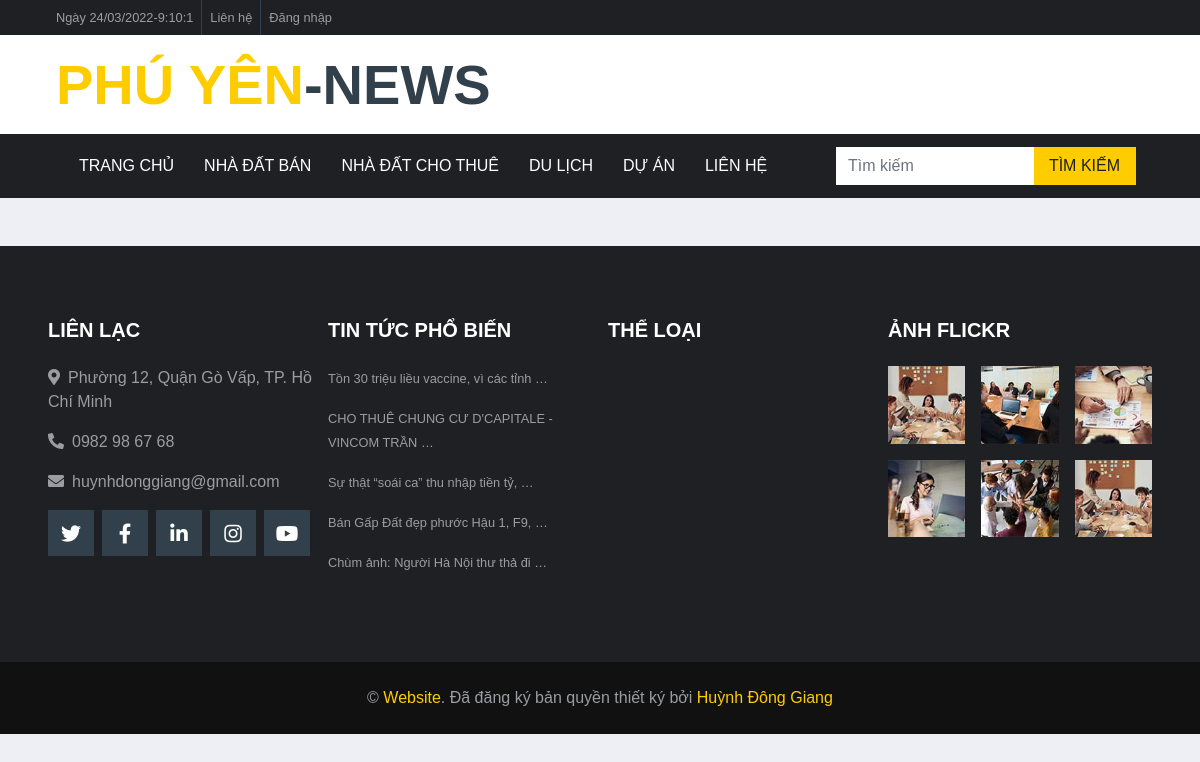
The app's page /Masterbase.html with its own data.
### Do_an_01/models.py (models this page shows, shortened)
class Story(models.Model):
    category = models.ForeignKey(Category, on_delete=models.PROTECT)
    name = models.CharField(max_length=250, unique=True)
    author = models.CharField(max_length=250)
    url = models.URLField(unique=True)
    content = RichTextUploadingField(blank=True)
    public_day = models.DateField(default=datetime.date.today)
    image = models.ImageField(upload_to='Do_an_01/img', default='Do_an_01/img/logo.jpg')

### Do_an_01/views.py (the view)
# urls.py: path('Masterbase.html', views.Masterbase),
def Masterbase(request):
    return render(request, 'Do_an_01/Masterbase.html', {
        'story_newest_3': story_newest_3,
    })

### Do_an_01/templates/Do_an_01/Masterbase.html (shortened to what this page needs)
{% load static %}
<!DOCTYPE html>
<html lang="en">
<head>
    <link href="https://cdnjs.cloudflare.com/ajax/libs/font-awesome/5.10.0/css/all.min.css" rel="stylesheet">
    <link href={% static 'lib/owlcarousel/assets/owl.carousel.min.css' %} rel="stylesheet">
    <link href={% static 'css/style.css' %} rel="stylesheet">
</head>
<body>
{% url 'Do_an_01:index' as index %}
{% url 'Do_an_01:contact' as contact %}
{% url 'Do_an_01:single' as single %}
{% url 'Do_an_01:category' as category %}
<div class="container-fluid d-none d-lg-block">
    <div class="row align-items-center bg-dark px-lg-5">
        <div class="col-lg-9">
            <nav class="navbar navbar-expand-sm bg-dark p-0">
                <ul class="navbar-nav ml-n2">
                    <li class="nav-item border-right border-secondary">
                        <a class="nav-link text-body small" id="date" href="#"></a>
                    </li>
                    <li class="nav-item border-right border-secondary mn">
                        <a class="nav-link text-body small" href="{% url 'Do_an_01:contact' %}">Liên hệ</a>
                    </li>
                    <li class="nav-item mn">
                        {% if session_status %}
                            <div class="nav-item dropdown">
                                <a href="#" class="nav-link dropdown-toggle text-body small "
                                   data-toggle="dropdown">{{ session_info.ho }} {{ session_info.ten }}</a>
                                <div class="dropdown-menu ">
                                    <a href="{% url 'customers_hdg:my_account' %}"
                                       class="dropdown-item text-body small">Thông tin người dùng</a>
                                    <a href="{% url 'customers_hdg:logout' %}" class="dropdown-item  text-body small">Thoát</a>
                                </div>
                            </div>
                        {% else %}
                            <a class="nav-link text-body small" href="{% url 'customers_hdg:login' %}">Đăng nhập</a>
                        {% endif %}
                    </li>
                </ul>
            </nav>
        </div>
    </div>
    <div class="row align-items-center bg-white py-3 px-lg-5">
        <div class="col-lg-5">
            <a href="{% url 'Do_an_01:index' %}" class="navbar-brand p-0 d-none d-lg-block">
                <h1 class="m-0 display-4 text-uppercase text-primary">PHÚ YÊN<span
                        class="text-secondary">-NEWS</span></h1>
            </a>
        </div>
        <div  class="carousel slide col-lg-7 text-center text-lg-right" data-ride="carousel">
            <ol class="carousel-indicators">
                <li data-target="#" data-slide-to="0" class="active"></li>
                <li data-target="#" data-slide-to="1"></li>
                <li data-target="#" data-slide-to="2"></li>
            </ol>
            <div class="carousel-inner" >
                <div class="carousel-item active">
                </div>
            </div>
            <a class="carousel-control-prev" href="#" role="button" data-slide="prev" >
                <span class="carousel-control-prev-icon" aria-hidden="true"></span>
            </a>
            <a class="carousel-control-next" href="#" role="button" data-slide="next" >
                <span class="carousel-control-next-icon" aria-hidden="true"></span>
            </a>
        </div>
    </div>
</div>
<div class="container-fluid p-0">
    <nav class="navbar navbar-expand-lg bg-dark navbar-dark py-2 py-lg-0 px-lg-5">
        <div class="collapse navbar-collapse justify-content-between px-0 px-lg-3" id="navbarCollapse">
            <div class="navbar-nav mr-auto py-0 text-primary ">
                <ul class="navbar-nav mr-auto">
                    <li class="nav-item mn">
                        <a class=" nav-link mn" href="{% url 'Do_an_01:index' %}">Trang chủ <span class="sr-only">(current)</span></a>
                    </li>
                    <li class="nav-item mn">
                        <a class="nav-item nav-link mn" href="{% url 'Do_an_01:category' 1 %}">Nhà đất bán </a>
                    </li>
                    <li class="nav-item mn">
                        <a class="nav-item nav-link mn" href="{% url 'Do_an_01:category' 2 %}">Nhà đất cho thuê </a>
                    </li>
                    <li class="nav-item mn">
                        <a class="nav-item nav-link mn" href="{% url 'Do_an_01:category' 8 %}">Du lịch </a>
                    </li>
                    <div class="nav-item dropdown ">
                        <li class="nav-item mn">
                            <a class="nav-item nav-link mn" href="{% url 'Do_an_01:category' 7 %}">Dự án</a>
                        </li>
                    </div>
                    <li class="nav-item mn">
                        <a class="nav-item nav-link mn" href="{% url 'Do_an_01:contact' %}">Liên hệ </a>
                    </li>
                </ul>
            </div>
            <form class="form-inline" method="get" action="{% url 'Do_an_01:search' %}">
                <div class="input-group ml-auto d-none d-lg-flex" style="width: 100%; max-width: 300px;">
                    <input type="text" class="form-control border-0" name="keyword" value="{{ keyword }}"
                           placeholder="Tìm kiếm" autocomplete="off" required="required">
                    <div class="input-group-append">
                        <button class="input-group-text bg-primary text-dark border-0 px-3">TÌM KIẾM
                        </button>
                    </div>
                </div>
            </form>
        </div>
    </nav>
</div>
<div class="container-fluid bg-dark pt-5 px-sm-3 px-md-5 mt-5">
    <div class="row py-4">
        <div class="col-lg-3 col-md-6 mb-5">
            <h5 class="mb-4 text-white text-uppercase font-weight-bold">Liên lạc</h5>
            <p class="font-weight-medium"><i class="fa fa-map-marker-alt mr-2"></i>Phường 12, Quận Gò Vấp, TP. Hồ Chí
                Minh</p>
            <p class="font-weight-medium"><i class="fa fa-phone-alt mr-2"></i>0982 98 67 68</p>
            <p class="font-weight-medium"><i class="fa fa-envelope mr-2"></i>huynhdonggiang@gmail.com</p>
            <div class="d-flex justify-content-start">
                <a class="btn btn-lg btn-secondary btn-lg-square mr-2" href="#"><i class="fab fa-twitter"></i></a>
                <a class="btn btn-lg btn-secondary btn-lg-square mr-2" href="#"><i class="fab fa-facebook-f"></i></a>
                <a class="btn btn-lg btn-secondary btn-lg-square mr-2" href="#"><i class="fab fa-linkedin-in"></i></a>
                <a class="btn btn-lg btn-secondary btn-lg-square mr-2" href="#"><i class="fab fa-instagram"></i></a>
                <a class="btn btn-lg btn-secondary btn-lg-square" href="#"><i class="fab fa-youtube"></i></a>
            </div>
        </div>
        <div class="col-lg-3 col-md-6 mb-5">
            <h5 class="mb-4 text-white text-uppercase font-weight-bold">Tin tức phổ biến</h5>
            {% for story in story_newest_3 %}
                <div class="mb-3">
                    <a class="small text-body font-weight-medium"
                       href="{% url 'Do_an_01:single' story.pk %}">{{ story.name|truncatewords:8 }}</a>
                </div>
            {% endfor %}
        </div>
        <div class="col-lg-3 col-md-6 mb-5">
            <h5 class="mb-4 text-white text-uppercase font-weight-bold">Thể loại</h5>
        </div>
        <div class="col-lg-3 col-md-6 mb-5">
            <h5 class="mb-4 text-white text-uppercase font-weight-bold">ẢNH FLICKR</h5>
            <div class="row">
                <div class="col-4 mb-3">
                    <a href=""><img class="w-100" src={% static 'img/news-110x110-1.jpg' %} alt=""></a>
                </div>
                <div class="col-4 mb-3">
                    <a href=""><img class="w-100" src={% static 'img/news-110x110-2.jpg' %} alt=""></a>
                </div>
                <div class="col-4 mb-3">
                    <a href=""><img class="w-100" src={% static 'img/news-110x110-3.jpg' %} alt=""></a>
                </div>
                <div class="col-4 mb-3">
                    <a href=""><img class="w-100" src={% static 'img/news-110x110-4.jpg' %} alt=""></a>
                </div>
                <div class="col-4 mb-3">
                    <a href=""><img class="w-100" src={% static 'img/news-110x110-5.jpg' %} alt=""></a>
                </div>
                <div class="col-4 mb-3">
                    <a href=""><img class="w-100" src={% static 'img/news-110x110-1.jpg' %} alt=""></a>
                </div>
            </div>
        </div>
    </div>
</div>
<div class="container-fluid py-4 px-sm-3 px-md-5" style="background: #111111;">
    <p class="m-0 text-center">&copy; <a href="#">Website</a>. Đã đăng ký bản quyền thiết ký bởi <a
            href="https://vnpt.vn">Huỳnh Đông Giang</a></p>
</div>
</body>
</html>

### records on screen
Story: name "Tồn 30 triệu liều vaccine, vì các tỉnh …"
Story: name "CHO THUÊ CHUNG CƯ D'CAPITALE - VINCOM TRẦN …"
Story: name "Sự thật “soái ca” thu nhập tiền tỷ, …"
Story: name "Bán Gấp Đất đẹp phước Hậu 1, F9, …"
Story: name "Chùm ảnh: Người Hà Nội thư thả đi …"
